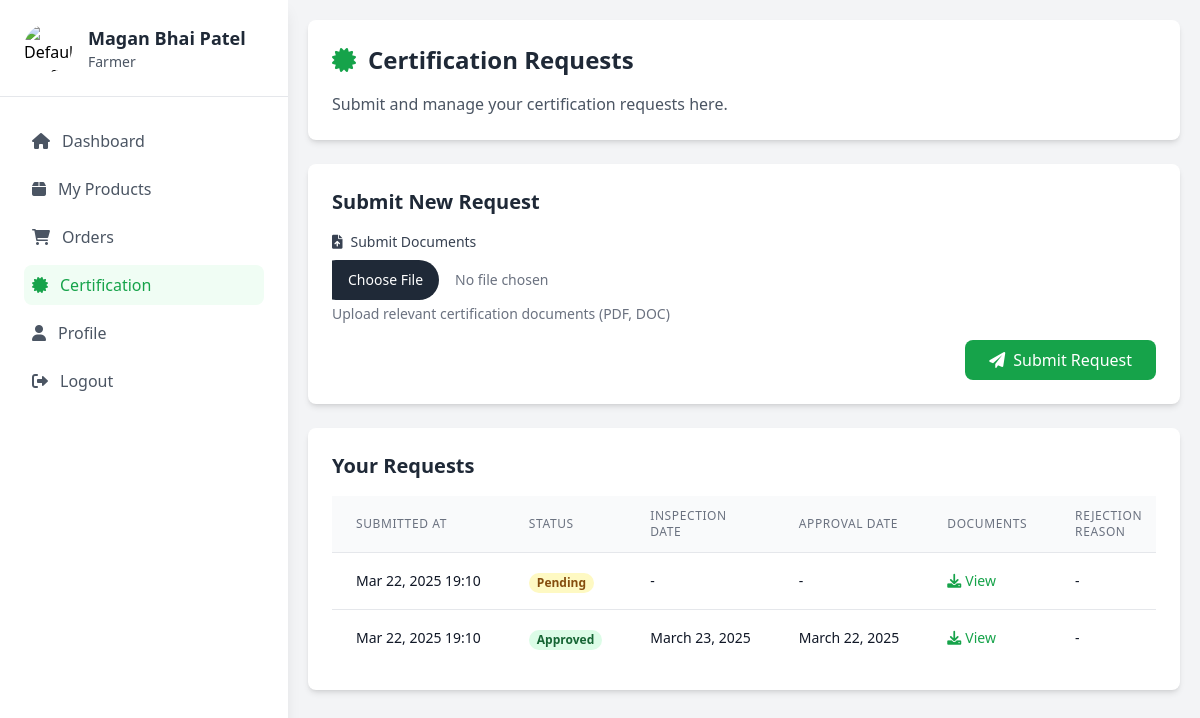
Page /farmer/certification/ (signed in) on the earlier database version.
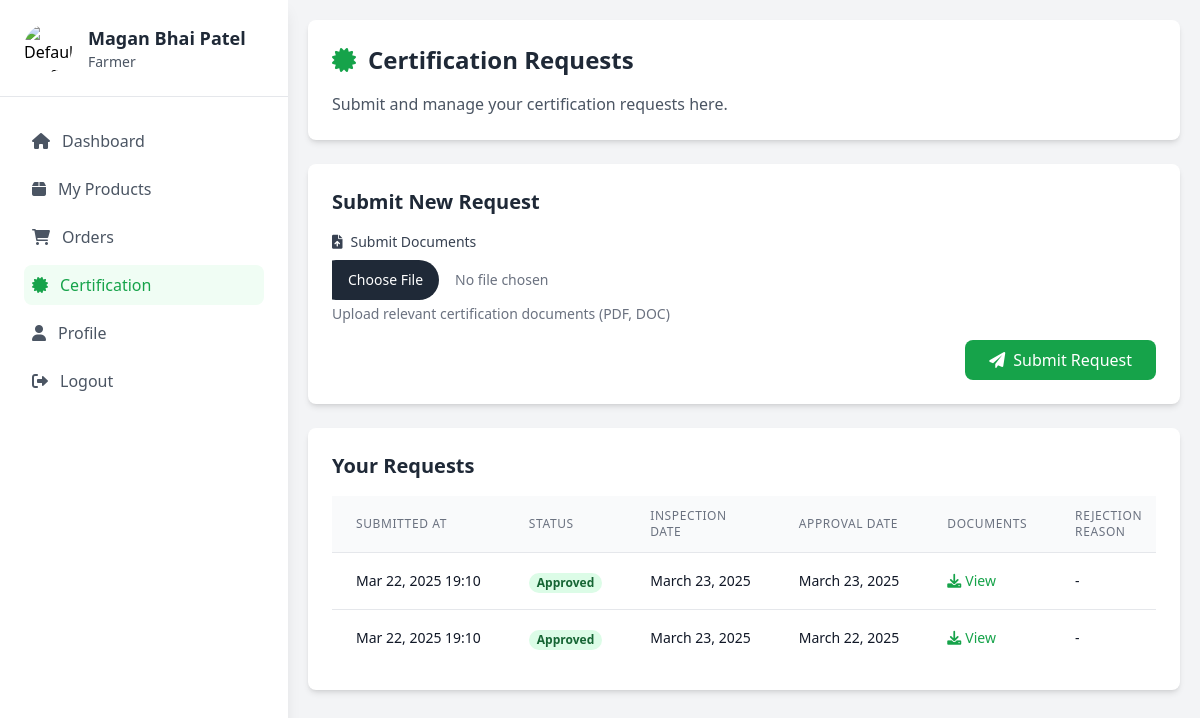
Same page on the later database version.
### api/models.py (models this page shows, shortened)
class CertificationRequest(models.Model):
    farmer = models.ForeignKey(FarmerProfile, on_delete=models.CASCADE)
    submitted_documents = models.FileField(upload_to='certification_documents/')
    status = models.CharField(max_length=20, choices=[
        ('pending', 'Pending'),
        ('approved', 'Approved'),
        ('rejected', 'Rejected')
    ], default='pending')
    submitted_at = models.DateTimeField(default=timezone.now)
    inspection_date = models.DateField(null=True, blank=True)
    approval_date = models.DateField(null=True, blank=True)
    rejection_reason = models.TextField(blank=True, null=True)

### api/views.py (the view, shortened to what this page needs)
# urls.py: path('farmer/certification/', views.certification_request, name='certification_request'),
@login_required
def certification_request(request):
    if request.user.role != 'Farmer':
        messages.error(request, 'Only farmers can request certification.')
        return redirect('home')
    try:
        farmer_profile = FarmerProfile.objects.get(user=request.user)
        certification_requests = CertificationRequest.objects.filter(farmer=farmer_profile).order_by('-submitted_at')
    except FarmerProfile.DoesNotExist:
        messages.error(request, 'Please complete your farmer profile first.')
        return redirect('farmer_dashboard')
    context = {
        'certification_requests': certification_requests,
        'farmer_profile': farmer_profile,
    }
    return render(request, 'farmer/certification_request.html', context)

### templates/farmer/certification_request.html (shortened to what the changed rows need)
{% extends 'farmer/farmer_base.html' %}
{% block content %}
<div class="flex flex-col p-5">
    <div class="bg-white rounded-lg shadow-md p-6 mb-6">
        <div class="flex items-center mb-4">
            <h1 class="text-2xl font-semibold text-gray-800">Certification Requests</h1>
        </div>
    </div>
    <div class="bg-white rounded-lg shadow-md p-6 mb-6">
        <h2 class="text-xl font-semibold text-gray-800 mb-4">Submit New Request</h2>
    </div>
    <div class="bg-white rounded-lg shadow-md p-6">
        <h2 class="text-xl font-semibold text-gray-800 mb-4">Your Requests</h2>
        {% if certification_requests %}
        <div class="overflow-x-auto">
            <table class="min-w-full divide-y divide-gray-200">
                <thead class="bg-gray-50">
                    <tr>
                        <th class="px-6 py-3 text-left text-xs font-medium text-gray-500 uppercase tracking-wider">Submitted At</th>
                        <th class="px-6 py-3 text-left text-xs font-medium text-gray-500 uppercase tracking-wider">Status</th>
                        <th class="px-6 py-3 text-left text-xs font-medium text-gray-500 uppercase tracking-wider">Inspection Date</th>
                        <th class="px-6 py-3 text-left text-xs font-medium text-gray-500 uppercase tracking-wider">Approval Date</th>
                        <th class="px-6 py-3 text-left text-xs font-medium text-gray-500 uppercase tracking-wider">Documents</th>
                        <th class="px-6 py-3 text-left text-xs font-medium text-gray-500 uppercase tracking-wider">Rejection Reason</th>
                    </tr>
                </thead>
                <tbody class="bg-white divide-y divide-gray-200">
                    {% for request in certification_requests %}
                    <tr>
                        <td class="px-6 py-4 whitespace-nowrap text-sm text-gray-900">
                            {{ request.submitted_at|date:"M d, Y H:i" }}
                        </td>
                        <td class="px-6 py-4 whitespace-nowrap">
                            <span class="px-2 inline-flex text-xs leading-5 font-semibold rounded-full
                                {% if request.status == 'pending' %}bg-yellow-100 text-yellow-800
                                {% elif request.status == 'approved' %}bg-green-100 text-green-800
                                {% else %}bg-red-100 text-red-800{% endif %}">
                                {{ request.status|title }}
                            </span>
                        </td>
                        <td class="px-6 py-4 whitespace-nowrap text-sm text-gray-900">
                            {{ request.inspection_date|default:"-" }}
                        </td>
                        <td class="px-6 py-4 whitespace-nowrap text-sm text-gray-900">
                            {{ request.approval_date|default:"-" }}
                        </td>
                        <td class="px-6 py-4 whitespace-nowrap text-sm text-gray-900">
                            <a href="{{ request.submitted_documents.url }}" target="_blank" class="text-green-600 hover:text-green-800">
                                <i class="fas fa-download mr-1"></i>View
                            </a>
                        </td>
                        <td class="px-6 py-4 whitespace-nowrap text-sm text-gray-900">
                            {{ request.rejection_reason|default:"-" }}
                        </td>
                    </tr>
                    {% endfor %}
                </tbody>
            </table>
        </div>
        {% else %}
        <p class="text-gray-500 text-center py-4">No certification requests found.</p>
        {% endif %}
    </div>
</div>
{% endblock %}

Differences in the rows shown:
changed CertificationRequest (number 1 of 2 on the later page): status "Pending" → "Approved"; inspection_date "-" → "March 23, 2025"; approval_date "-" → "March 23, 2025"
